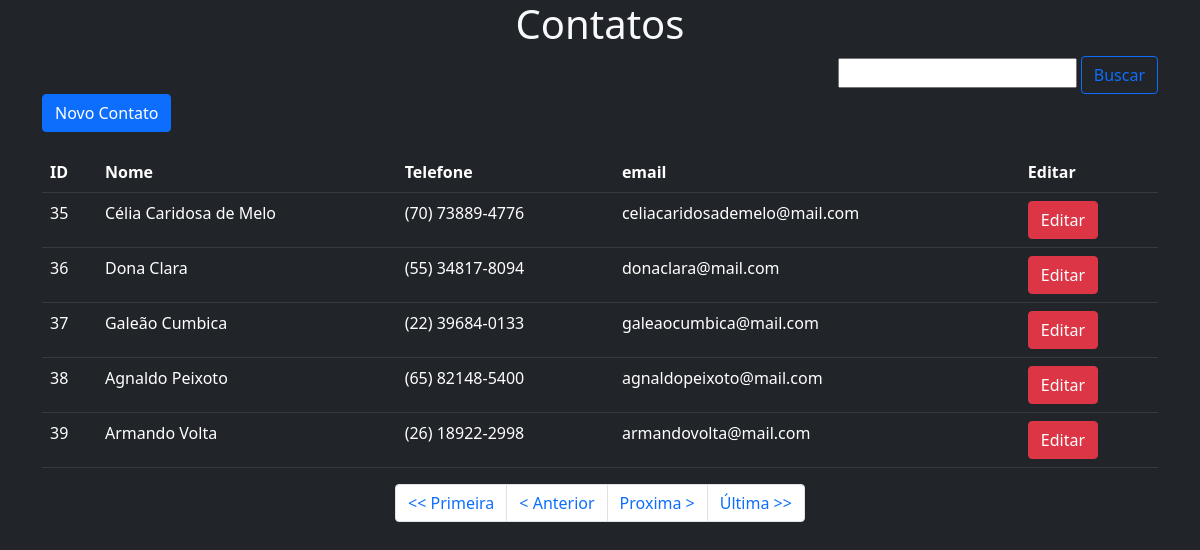
/?page=3, run on the app's committed database.
### tables this page shows
CREATE TABLE `cadastros` (
  `id` int(11) NOT NULL,
  `nome` varchar(100) NOT NULL,
  `telefone` varchar(20) NOT NULL,
  `email` varchar(50) NOT NULL
);

### index.php (the view, shortened to what this page needs)
<?php
include_once "config.php";
include_once "header.php";
?>
<body class='bg-dark text-light'>
<header>
    <h1 class='h-25 text-center'>Contatos</h1>
</header>
<?php
if (isset($_GET['page'])) {
    $page = $_GET['page'];
} else {
    $page = 1;
}
if (isset($_GET['search'])) {
    $busca = $_GET['search'];
} else {
    $busca = "";
}
$no_of_records_per_page = 5;
$offset = ($page-1) * $no_of_records_per_page;
$total_pages_sql = "SELECT COUNT(*) FROM cadastros";
$result = mysqli_query($link,$total_pages_sql);
$total_rows = mysqli_fetch_array($result)[0];
$total_pages = ceil($total_rows / $no_of_records_per_page);
$sql = "SELECT * FROM cadastros WHERE nome LIKE '%$busca%' LIMIT $offset, $no_of_records_per_page";
$resultSql = mysqli_query($link, $sql);
?>
<div class="container">
    <div class="d-flex justify-content-end bd-highlight input-group">
        <form class='' action="index.php" method="get">
            <input class='justify-content-end' name="search" type="text" class="form-control" aria-label="" aria-describedby="button-busca">
            <button class="btn btn-outline-primary justify-content-start" type="submit" id="button-busca"><?php if ($busca == ""){ echo "Buscar";} else { echo "Listagem Completa";} ?></button>
        </form>
</div>
<button type="button" class="btn btn-primary" data-bs-toggle="modal" data-bs-target="#novo-cadastro-modal">
        Novo Contato
    </button>
    <table class="table table-dark table-hover" style="margin-top: 20px;">
        <tr>
            <th scope="col">ID</th>
            <th scope="col">Nome</th>
            <th scope="col">Telefone</th>
            <th scope="col">email</th>
            <th scope="col">Editar</th>
        </tr>
<?php
while ($row = mysqli_fetch_assoc($resultSql)){
    echo
        "<tr><td>" . $row["id"] .
        "</td><td>" . $row["nome"] .
        "</td><td>" . $row["telefone"] .
        "</td><td>" . $row["email"] .
        "</td><td>" . "<form action='edit-front.php' method='post'><button type='submit' class='btn btn-danger' name='id' value='" .  $row["id"] . "'>Editar</button>" . "</a></td></tr>";
}
?>
    </table>
    <div class='position-relative '>
    <ul class='pagination justify-content-center'>
        <li class='page-item <?php if($page <= 1){ echo 'disabled'; } ?>'>
            <a class='page-link' href='<?php if($page > 1){ echo '?page=1'; } ?>'> << Primeira </a>
        </li>
        <li class='page-item <?php if($page <= 1){ echo 'disabled'; } ?>'>
            <a class='page-link' href="<?php if($page <= 1){ echo '#'; } else { echo "?page=".($page - 1); } ?>">< Anterior</a>
        </li>
        <li class='page-item <?php if($page >= $total_pages){ echo 'disabled'; } ?>'>
        <a class='page-link' href="<?php if($page >= $total_pages){ echo '#'; } else { echo "?page=".($page + 1); } ?>">Proxima ></a>
    </li>
    <li class='page-item <?php if($page >= $total_pages){ echo 'disabled'; } ?>'>
        <a class='page-link' href='?page=<?php echo $total_pages; ?>'> Última >></a></li>
    </ul>
    </div>
    </div>
<?php
include_once "footer.php";

### data on the page
cadastros: id "35", nome "Célia Caridosa de Melo", telefone "(70) 73889-4776", email "celiacaridosademelo@mail.com"
cadastros: id "36", nome "Dona Clara", telefone "(55) 34817-8094", email "donaclara@mail.com"
cadastros: id "37", nome "Galeão Cumbica", telefone "(22) 39684-0133", email "galeaocumbica@mail.com"
cadastros: id "38", nome "Agnaldo Peixoto", telefone "(65) 82148-5400", email "agnaldopeixoto@mail.com"
cadastros: id "39", nome "Armando Volta", telefone "(26) 18922-2998", email "armandovolta@mail.com"
